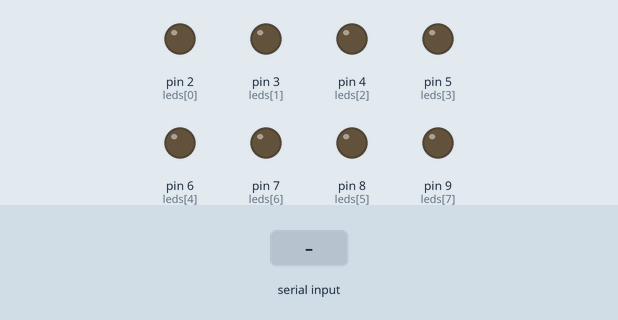
Simulated run of this sketch. Board: Arduino Uno, built with avr-gcc and run on an emulated ATmega328P. Parts: output pins drawn as LEDs (lit = HIGH). The inputs (shaded band) are chosen by the test bench.

Above: at 1.2 s.
1.3 s: "90,45\n" received over Serial
At 2.0 s:
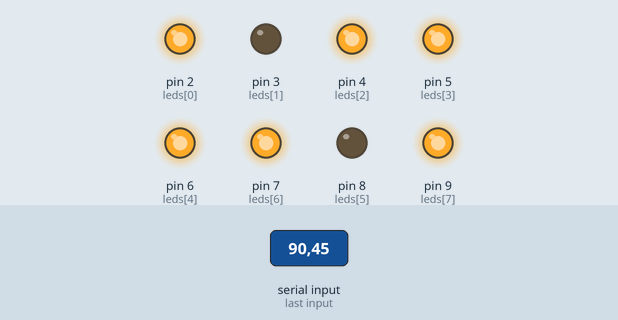
2.8 s: "1\n" received over Serial
At 3.2 s:
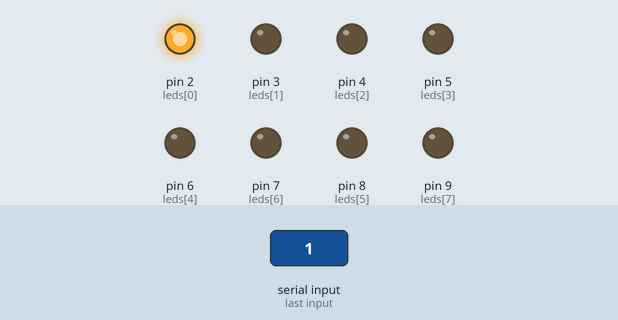
4.3 s: "2\n" received over Serial
At 5.5 s:
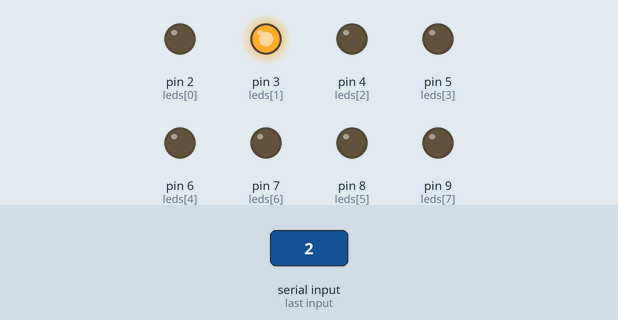
5.8 s: "3\n" received over Serial
At 6.6 s:
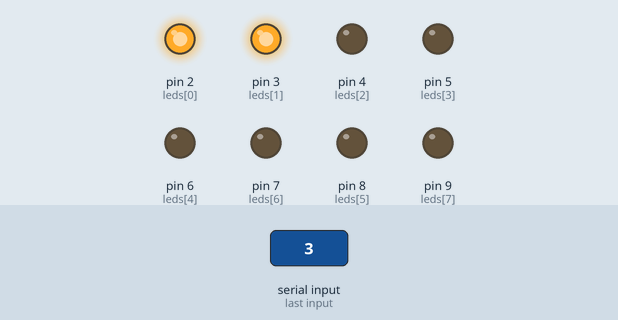
7.3 s: "4\n" received over Serial
At 7.8 s:
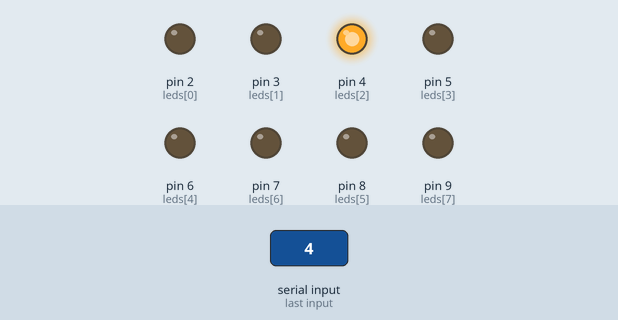
8.8 s: "5\n" received over Serial
At 10.1 s:
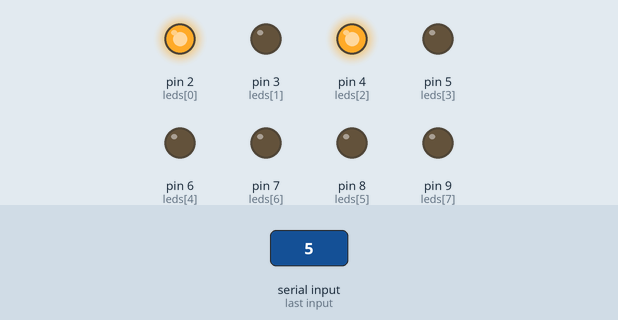
Timing chart, 0 to 11.3 s (numbered marks = the images above; inputs shaded):
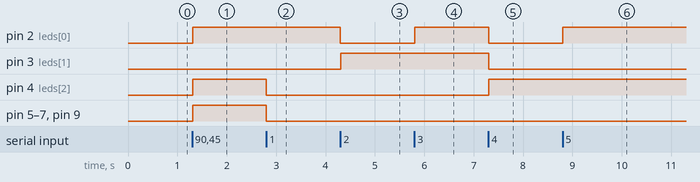

The sketch:

serial_byte_to_bitwise_leds.ino
```cpp
//LSB order
byte leds[8] = {2, 3, 4, 5, 6, 8, 7, 9};
byte prevValue = 0b00000000;
byte currValue = 0b00000000;


void setup() {
  Serial.begin(9600);
  for (int i = 0; i < 8; i++) {
    pinMode(leds[i], OUTPUT);
  }
}

void writeToLeds(byte b_to_write)
{
  for (int i = 0; i < 8; i++) {
    byte temp = 0b00000000;
    switch (i) {
      case 0:
        temp = b_to_write & 0b00000001;
        break;
      case 1:
        temp = b_to_write & 0b00000010;
        break;
      case 2:
        temp = b_to_write & 0b00000100;
        break;
      case 3:
        temp = b_to_write & 0b00001000;
        break;
      case 4:
        temp = b_to_write & 0b00010000;
        break;
      case 5:
        temp = b_to_write & 0b00100000;
        break;
      case 6:
        temp = b_to_write & 0b01000000;
        break;
      case 7:
        temp = b_to_write & 0b10000000;
        break;
    }
    if (temp > 0) {
      digitalWrite(leds[i], HIGH);
    }
    else {
      digitalWrite(leds[i], LOW);
    }
  }
}
byte readSerial() {
  delay(5);
  String recieved = "";
  int numChars = 0;
  while (Serial.available()) {
    byte b = Serial.read() - '0';
    if (b == 218) break;
    recieved += b;
    numChars ++;
    //if(numChars == 3) return recieved.toInt();
  }
  return recieved.toInt();
}

void loop() {
  bool updated = false;

  String recieved = "";
  if (Serial.available())
  {
    for (int i = 0; i < 8; i++) {
      digitalWrite(leds[i], LOW);
    }
    currValue = readSerial();
  }
  if (currValue != prevValue) {
    writeToLeds(currValue);
    prevValue = currValue;
  }
}
```

Measured:
- after the input at 1.3 s, pin 2 (leds[0]), pin 4 (leds[2]), pin 5 (leds[3]), pin 6 (leds[4]), pin 7 (leds[6]), pin 9 (leds[7]): LOW → HIGH at once
- after the input at 2.8 s, pin 4 (leds[2]), pin 5 (leds[3]), pin 6 (leds[4]), pin 7 (leds[6]), pin 9 (leds[7]): HIGH → LOW at once
- after the input at 4.3 s, pin 2 (leds[0]): HIGH → LOW at once; pin 3 (leds[1]): LOW → HIGH at once
- after the input at 5.8 s, pin 2 (leds[0]): LOW → HIGH at once
- after the input at 7.3 s, pin 2 (leds[0]), pin 3 (leds[1]): HIGH → LOW at once; pin 4 (leds[2]): LOW → HIGH at once
- after the input at 8.8 s, pin 2 (leds[0]): LOW → HIGH at once
